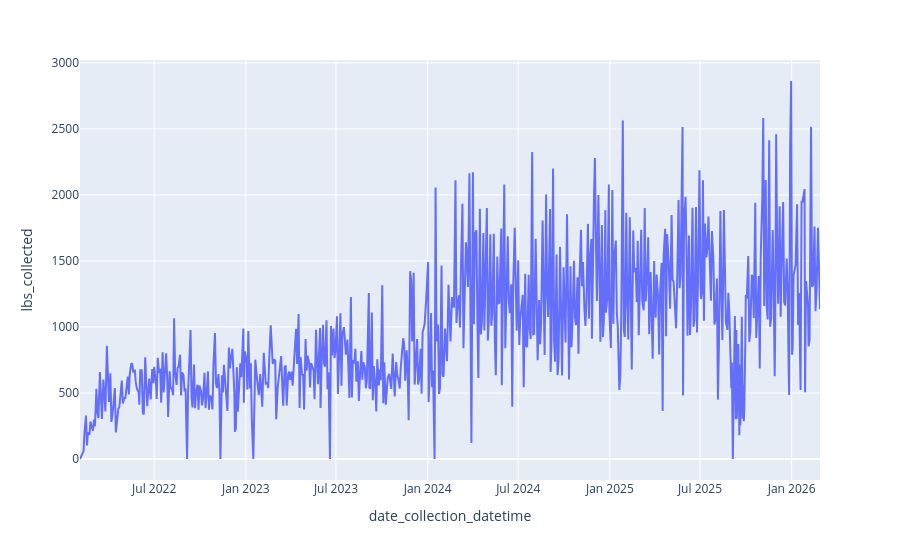

Here is the notebook cell this chart was saved with:
### Markdown cell above
The above reveals that many days had more than a collection (around 300). Plotting this should look smoother:

### Code cell
df_daily_lineplot = px.line(df_daily_sum, x='date_collection_datetime', y='lbs_collected')
df_daily_lineplot.show()

### Figure 1 — Plotly figure (JSON) as saved in the notebook; plotly's stock layout.template omitted (floating-point values rounded to 4 significant figures; data arrays with more than 128 entries replaced by an {"elided": "..."} marker saying what was removed)
{"data": [{"hovertemplate": "date_collection_datetime=%{x}<br>lbs_collected=%{y}<extra></extra>", "legendgroup": "", "line": {"color": "#636efa", "dash": "solid"}, "marker": {"symbol": "circle"}, "mode": "lines", "name": "", "orientation": "v", "showlegend": false, "type": "scatter", "x": {"elided": "643 str values"}, "xaxis": "x", "y": {"elided": "643 float values"}, "yaxis": "y"}], "layout": {"legend": {"tracegroupgap": 0}, "margin": {"t": 60}, "xaxis": {"anchor": "y", "domain": [0, 1], "title": {"text": "date_collection_datetime"}}, "yaxis": {"anchor": "x", "domain": [0, 1], "title": {"text": "lbs_collected"}}}}
